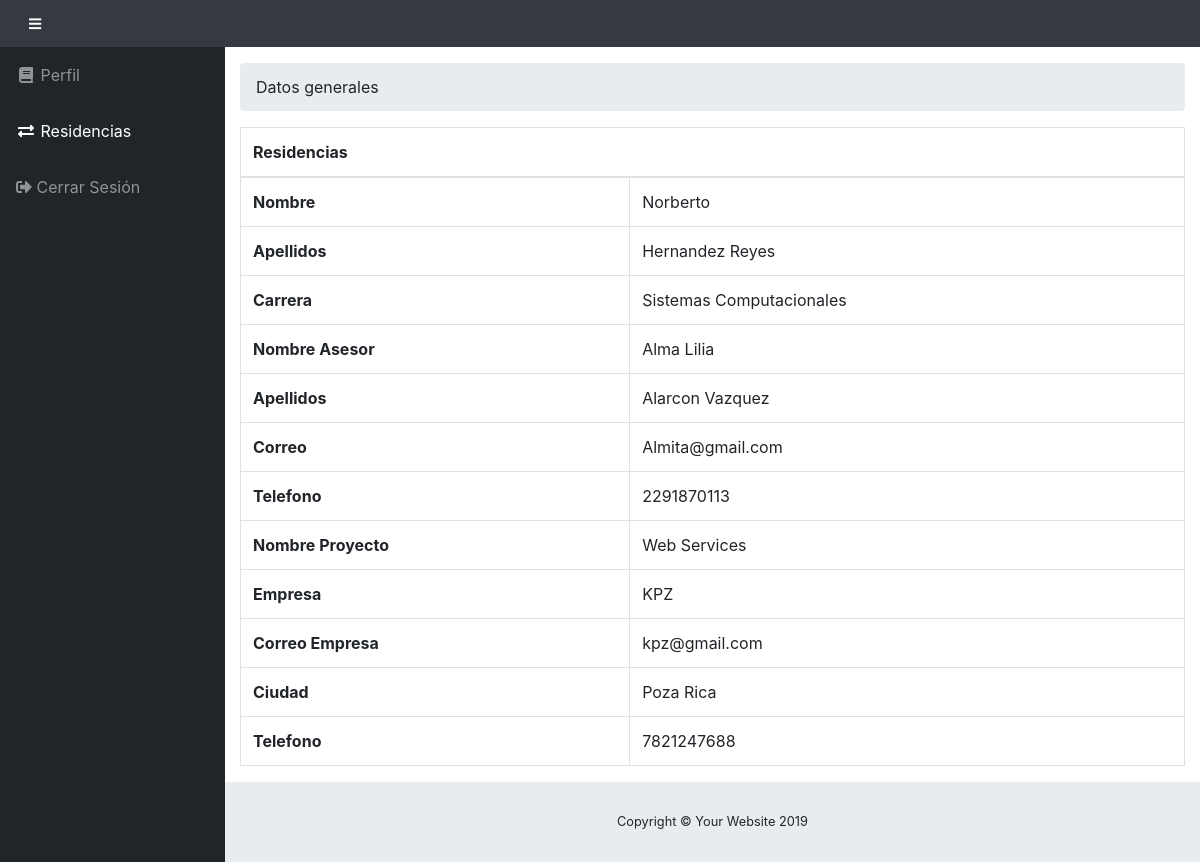
Page /views/residencias_alumno.php (signed in) on the committed database.
### tables this page shows
CREATE TABLE `Residencias` (
  `id_residencias` int(11) NOT NULL,
  `id_alumno` int(11) NOT NULL,
  `id_docente` int(11) NOT NULL,
  `nombre_proyecto` varchar(250) NOT NULL,
  `empresa` varchar(250) NOT NULL,
  `correo_empresa` varchar(250) NOT NULL,
  `ciudad` varchar(250) NOT NULL,
  `telefono` varchar(250) NOT NULL
);

CREATE TABLE `Alumno` (
  `id_alumno` int(50) NOT NULL,
  `a_nombre` varchar(250) NOT NULL,
  `a_ape_paterno` varchar(250) NOT NULL,
  `a_ape_materno` varchar(250) NOT NULL,
  `carrera` varchar(250) NOT NULL,
  `grado` varchar(250) NOT NULL,
  `grupo` varchar(250) NOT NULL,
  `a_telefono` varchar(12) NOT NULL,
  `a_correo` varchar(250) NOT NULL,
  `contrasena` varchar(250) NOT NULL
);

CREATE TABLE `Docente` (
  `id_docente` int(11) NOT NULL,
  `d_nombre` varchar(250) NOT NULL,
  `d_ap_paterno` varchar(250) NOT NULL,
  `d_ap_materno` varchar(250) NOT NULL,
  `d_correo` varchar(250) NOT NULL,
  `d_telefono` varchar(12) NOT NULL,
  `contrasena` varchar(250) NOT NULL
);

### views/residencias_alumno.php (the view, shortened to what this page needs)
<!DOCTYPE html>
<html lang="en">
<head>
    <link href="../vendor/fontawesome-free/css/all.min.css" rel="stylesheet" type="text/css">
    <link href="../vendor/datatables/dataTables.bootstrap4.css" rel="stylesheet">
    <link href="../css/sb-admin.css" rel="stylesheet">
</head>
<body id="page-top">
    <nav class="navbar navbar-expand navbar-primary bg-dark static-top">
        <button class="btn btn-link btn-sm text-white order-1 order-sm-0" id="sidebarToggle" href="#">
            <i class="fas fa-bars"></i>
        </button>
    </nav>
    <div id="wrapper">
        <ul class="sidebar navbar-nav">
            <li class="nav-item">
                <a class="nav-link" href="perfil_alumno.php">
                    <i class="fas fa-fw fa-book"></i>
                    <span>Perfil</span>
                </a>
            </li>
            <li class="nav-item active">
                <a class="nav-link" href="../views/residencias_alumno.php">
                    <i class="fas fa-fw fa-exchange-alt"></i>
                    <span>Residencias</span></a>
            </li>
            <li class="nav-item">
                <a class="nav-link" href="../controllers/logout.php">
                    <i class="fas fa-sign-out-alt"></i>
                    <span>Cerrar Sesión</span></a>
            </li>
        </ul>
        <div id="content-wrapper">
            <div class="container-fluid">
                <ol class="breadcrumb">
                    <li class="breadcrumb-item">
                        <a>Datos generales</a>
                    </li>
                </ol>
                <section id="tabla_resultado">
                    <?php
                    $num_c = $_SESSION['id_alumno'];
                    include '../db/conexion.php';
                    $sql = "SELECT Alumno.*, Residencias.*, Docente.* FROM Alumno INNER JOIN Residencias ON Alumno.id_alumno = Residencias.id_alumno INNER JOIN Docente ON Residencias.id_docente= Docente.id_docente WHERE Residencias.id_alumno = '$num_c'";
                    $resultado = $conn->query($sql);
                    if ($resultado->num_rows > 0) {
                        while ($row = $resultado->fetch_assoc()) {
                            ?>
                        <table class="table table-bordered">
                            <thead>
                                <tr>
                                    <th scope="col" colspan="2">Residencias</th>
                                </tr>
                            </thead>
                            <tbody>
                                <tr>
                                    <th scope="row">Nombre</th>
                                    <td><? echo $row['a_nombre']; ?></td>
                                </tr>
                                <tr>
                                    <th scope="row">Apellidos</th>
                                    <td><? echo $row['a_ape_paterno']; ?>  <? echo $row['a_ape_materno']; ?> </td>
                                </tr>
                                <tr>
                                    <th scope="row">Carrera</th>
                                    <td><? echo $row['carrera']; ?></td>
                                </tr>
                                <tr>
                                    <th scope="row">Nombre Asesor</th>
                                    <td><? echo $row['d_nombre']; ?></td>
                                </tr>
                                <tr>
                                    <th scope="row">Apellidos</th>
                                    <td><? echo $row['d_ap_paterno']; ?>  <? echo $row['d_ap_materno']; ?> </td>
                                </tr>
                                <tr>
                                    <th scope="row">Correo</th>
                                    <td><? echo $row['d_correo']; ?></td>
                                </tr>
                                <tr>
                                    <th scope="row">Telefono</th>
                                    <td><? echo $row['d_telefono']; ?></td>
                                </tr>
                                <tr>
                                    <th scope="row">Nombre Proyecto</th>
                                    <td><? echo $row['nombre_proyecto']; ?></td>
                                </tr>
                                <tr>
                                    <th scope="row">Empresa</th>
                                    <td><? echo $row['empresa']; ?></td>
                                </tr>
                                <tr>
                                    <th scope="row">Correo Empresa</th>
                                    <td><? echo $row['correo_empresa']; ?></td>
                                </tr>
                                <tr>
                                    <th scope="row">Ciudad</th>
                                    <td><? echo $row['ciudad']; ?></td>
                                </tr>
                                <tr>
                                    <th scope="row">Telefono</th>
                                    <td><? echo $row['telefono']; ?></td>
                                </tr>
                            </tbody>
                        </table>
                    <?php
                        }
                    }else{
                        ?>
                    <h3>Aun no estas inscrito en el proceso de Residencias</h3>
<?php
                    }
                    ?>
                </section>
                <footer class="sticky-footer">
                    <div class="container my-auto">
                        <div class="copyright text-center my-auto">
                            <span>Copyright © Your Website 2019</span>
                        </div>
                    </div>
                </footer>
            </div>
        </div>
</body>
</html>

### rows in the picture
residencias: id_alumno.a_nombre "Norberto", id_alumno.a_ape_paterno "Hernandez", id_alumno.a_ape_materno "Reyes", id_alumno.carrera "Sistemas Computacionales", id_docente.d_nombre "Alma Lilia", id_docente.d_ap_paterno "Alarcon", id_docente.d_ap_materno "Vazquez", id_docente.d_correo "Almita@gmail.com", id_docente.d_telefono "2291870113", nombre_proyecto "Web Services", empresa "KPZ", correo_empresa "kpz@gmail.com", ciudad "Poza Rica", telefono "7821247688"
